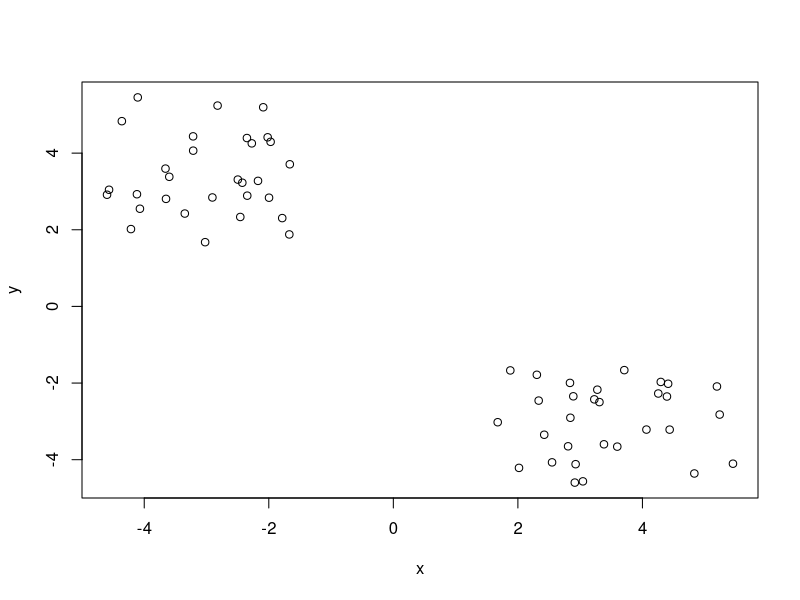

Recreate this plot in R.
#Unstructured learning: K clustering

# Generate some example data for clustering
tmp <- c(rnorm(30,-3), rnorm(30,3))
x <- cbind(x=tmp, y=rev(tmp))
plot(x)
# Use the kmeans() function setting k to 2 and nstart=20
# Inspect/print the results
# Q. How many points are in each cluster?
# Q. What ‘component’ of your result object details
# - cluster size?
# - cluster assignment/membership?
# - cluster center?
# Plot x colored by the kmeans cluster assignment and
# add cluster centers as blue points
# Q. Repeat for k=3, which one has the better total SS? 
